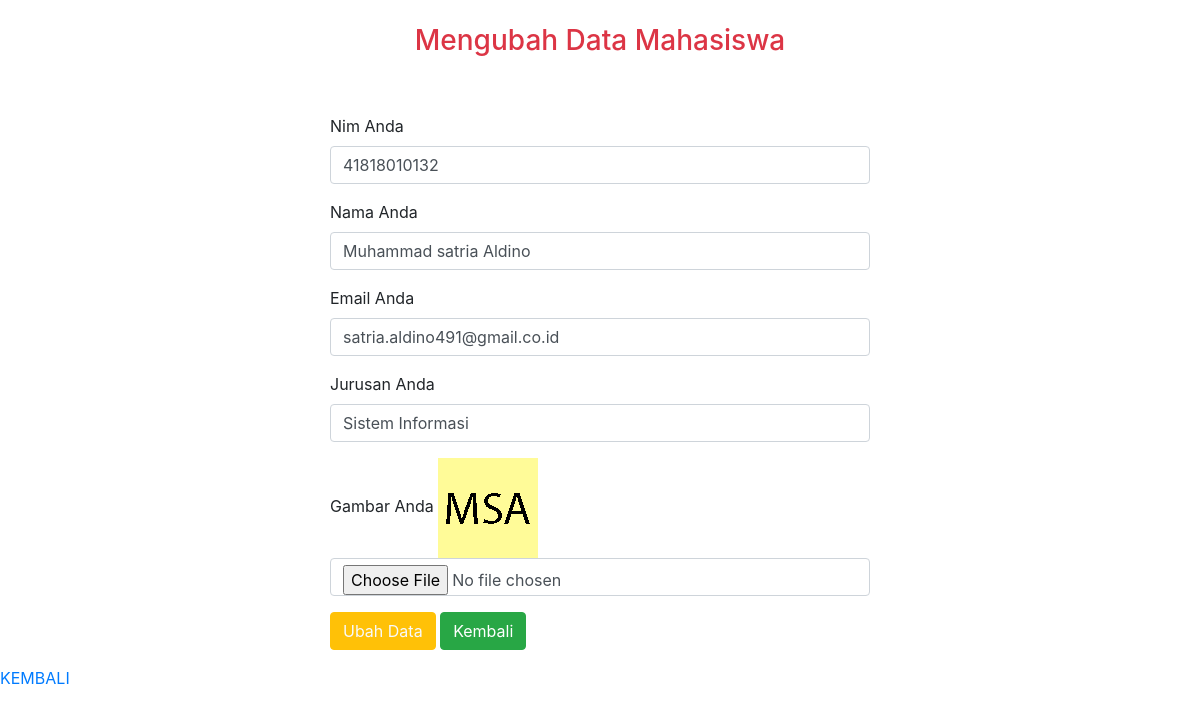
The app's page /pertemuan20/ubah.php?id=18 (signed in) with its own data.
### tables this page shows
CREATE TABLE `mahasiswa` (
  `id` int(11) NOT NULL,
  `nim` char(11) NOT NULL,
  `nama` varchar(100) NOT NULL,
  `email` varchar(100) NOT NULL,
  `jurusan` varchar(100) NOT NULL,
  `gambar` varchar(100) NOT NULL
);

### pertemuan20/functions.php (called while the page is built, shortened)
<?php
$conn = mysqli_connect("localhost", "root", "", "phpdasar");
function query($query) {
    global $conn;
    $result = mysqli_query($conn, $query);
    $rows = [];
    while( $row = mysqli_fetch_assoc($result) ){
        $rows[] = $row;
    }
    return $rows;
}
?>

### pertemuan20/ubah.php (the view, shortened to what this page needs)
<?php
    require 'functions.php';
    $id = $_GET["id"];
    $mhs = query("SELECT * FROM mahasiswa WHERE id = $id")[0];
?>
<!DOCTYPE html>
<html lang="en">
<head>
    <link rel="stylesheet" href="https://cdn.jsdelivr.net/npm/bootstrap@4.6.0/dist/css/bootstrap.min.css" />
</head>
<body>
        <div class="container pt-4 pb-3">
        <h3 class="text-center text-danger">Mengubah Data Mahasiswa</h3>
    </div>
    <section id="tabel" class="tabel">
        <div class="container">
        <div class="row justify-content-center">
                <div class="col-md-6 pt-3">
                </div>
            </div>
            <div class="row justify-content-center">
                <div class="col-md-6">
                <form action="" method="POST" enctype="multipart/form-data">
                    <div class="form-group">
                        <label for="nim">Nim Anda</label>
                        <input type="text" class="form-control" name="nim" id="nim" required value="<?= $mhs["nim"]; ?>">
                    </div>
                    <div class="form-group">
                        <label for="nama">Nama Anda</label>
                        <input type="text" class="form-control" id="nama" placeholder="Nama Anda" name="nama" required value="<?= $mhs["nama"]; ?>">
                    </div>
                    <div class="form-group">
                        <label for="email">Email Anda</label>
                        <input type="text" class="form-control" id="email" placeholder="Email Anda" name="email" required value="<?= $mhs["email"]; ?>">
                    </div>
                    <div class="form-group">
                        <label for="jurusan">Jurusan Anda</label>
                        <input type="text" class="form-control" id="jurusan" placeholder="Jurusan Anda" name="jurusan" required value="<?= $mhs["jurusan"]; ?>">
                    </div>
                    <div class="form-group">
                        <label for="gambar">Gambar Anda</label>
                        <img src="img/<?= $mhs['gambar']; ?>">
                        <input type="file" class="form-control" id="gambar" name="gambar">
                    </div>
                    <div class="form-group">
                        <button class="btn btn-warning text-light" name="submit">Ubah Data</button>
                        <a href="index.php" class="btn btn-success" role="button">Kembali</a>
                    </div>
                </form>
                </div>
            </div>
        </div>
    </section>
    <a href="index.php">KEMBALI</a>
</body>
</html>

### records on screen
mahasiswa: nim "41818010132", nama "Muhammad satria Aldino", email "satria.aldino491@gmail.co.id", jurusan "Sistem Informasi", gambar (picture)
